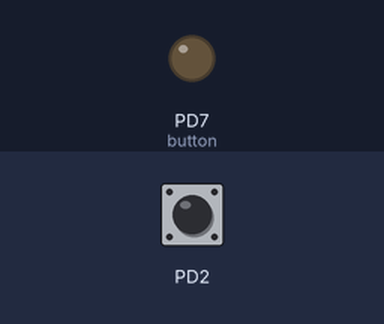
Recording of a program running on a simulated ATmega328P, built with avr-gcc and emulated at 16 MHz. Shown: output pins drawn as LEDs (lit = HIGH). The inputs (shaded band) are chosen by the test bench; at power-on: PD2 HIGH.

Above: at 1.2 s.
1.3 s: PD2 pulled LOW for 0.15 s
At 1.37 s:
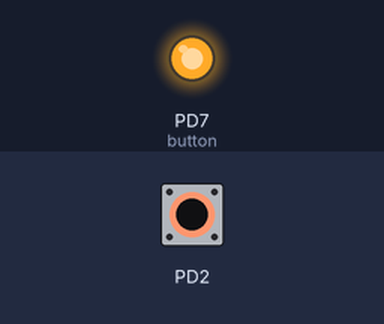
2.9 s: PD2 pulled LOW for 3.2 s
At 6.4 s:
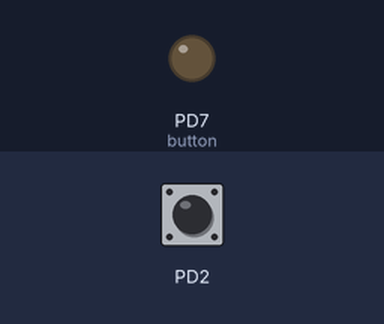
Timing chart, 0 to 7.9 s (numbered marks = the images above; inputs shaded):
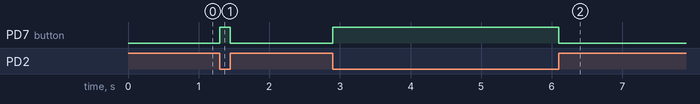

Measured:
- after the input at 1.3 s, PD7 (button): LOW → HIGH at once, → LOW 0.15 s later
- after the input at 2.9 s, PD7 (button): LOW → HIGH at once, → LOW 3.2 s later

The program:

main.c
```c
//~~~~~~~~~~~~~~~~~~~~~~~~~~~~~~~~~~~~~~~~~~~~~~~~~~~~~~~~~~~~~~~~~~~~~~~~~~~~~~~
//                         By Henjie Agadan
// Using single external interrupt pin. Baremetal programming for ATMega328p.
//~~~~~~~~~~~~~~~~~~~~~~~~~~~~~~~~~~~~~~~~~~~~~~~~~~~~~~~~~~~~~~~~~~~~~~~~~~~~~~~

#include <avr/io.h>
#include <avr/interrupt.h>

ISR(INT0_vect) {
	if(PIND & 0b00000100) {
		PORTD &= ~(1 << 7); // Runs if button is NOT pressed
	} else {
		PORTD |= (1 << 7); // Runs if button IS pressed
	}
}

int main(void) {

	cli();
	DDRD |= (1 << 7); // Set Pin#7 as OUTPUT
	PORTD |= (1 << 2); // Enable Pullup resistor on INT0/Pin#2

	EICRA |= (1 << 0); // 0b00000001 = any logical change on INT0
	EIMSK |= (1 << 0); // 0b00000001 = enable INT0
	sei(); // Enable global interrupts

	while(1) {
	// .. looping code here
	}
}
```
